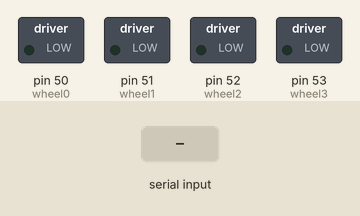
A sketch run on a simulated Arduino Mega 2560, built with avr-gcc and run on an emulated ATmega2560. On the bench: switched loads named in the sketch (green lamp = pin HIGH). The inputs (shaded band) are chosen by the test bench.

Above: at 1.2 s.
1.3 s: "1" received over the second serial link
At 1.8 s:
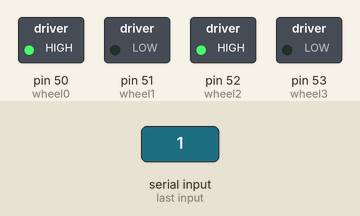
2.9 s: "2" received over the second serial link
At 4.1 s:
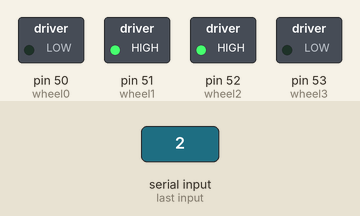
4.4 s: "3" received over the second serial link
At 5.4 s:
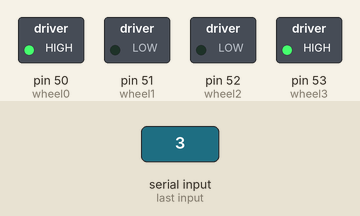
5.9 s: "4" received over the second serial link
At 6.6 s:
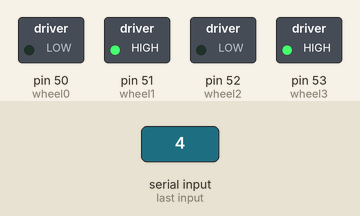
7.4 s: "0" received over the second serial link
At 7.8 s:
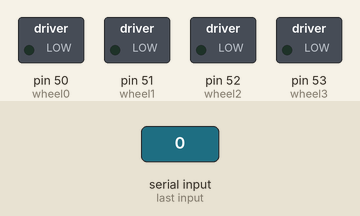
Timing chart, 0 to 9.9 s (numbered marks = the images above; inputs shaded):
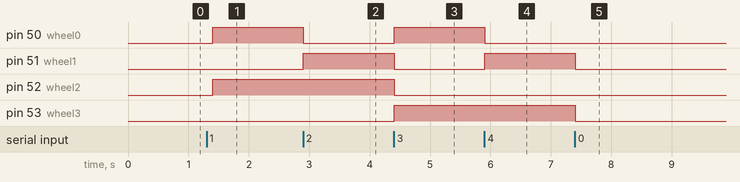

The sketch:

BT_command_drive.ino
```cpp
#define wheel0 50 // Initialize pin 4 to drive a wheel
#define wheel1 51
#define wheel2 52
#define wheel3 53

int state = 0; // To read state of serial data from HC05 module

void stopWheel(){
  digitalWrite(wheel0, LOW); // Turn wheels off
  digitalWrite(wheel1, LOW);
  digitalWrite(wheel2, LOW);
  digitalWrite(wheel3, LOW);
}

void forwardWheel(){
  digitalWrite(wheel0, HIGH); // Turn wheels all on
  digitalWrite(wheel1, LOW);
  digitalWrite(wheel2, HIGH);
  digitalWrite(wheel3, LOW);
}

void leftTurnWheel(){
  digitalWrite(wheel0, LOW); // Turn left wheels back, right wheels forward
  digitalWrite(wheel1, HIGH);
  digitalWrite(wheel2, HIGH);
  digitalWrite(wheel3, LOW);
}

void rightTurnWheel(){
  digitalWrite(wheel0, HIGH); // Turn left wheels forward, right wheeels back
  digitalWrite(wheel1, LOW);
  digitalWrite(wheel2, LOW);
  digitalWrite(wheel3, HIGH);
}

void oopsiesWheel() {
  digitalWrite(wheel0, LOW); // backwards
  digitalWrite(wheel1, HIGH);
  digitalWrite(wheel2, LOW);
  digitalWrite(wheel3, HIGH);
}

void checkStateWheel(int instr){
  if (instr == '0') {
    stopWheel();
    Serial1.println("STOP");
  }
  else if (instr == '1') {
    forwardWheel();
    Serial1.println("Forward ");
  }
  else if (instr == '2') {
    leftTurnWheel();
    Serial1.println("Left");
  }
  else if (instr == '3') {
    rightTurnWheel();
    Serial1.println("Right Turn");
  }
  else if (instr == '4') {
    oopsiesWheel();
    Serial1.println("backward");
  }
  instr = 0;
}

void setup() {
  pinMode(wheel0, OUTPUT);//Define wheel as output
  pinMode(wheel1, OUTPUT);//Define  as output
  pinMode(wheel2, OUTPUT);//Define  as output
  pinMode(wheel3, OUTPUT);//Define  as output
  digitalWrite(wheel0, LOW);
  digitalWrite(wheel1, LOW);
  digitalWrite(wheel2, LOW);
  digitalWrite(wheel3, LOW);
  Serial1.begin(9600); // Default communication rate of the Bluetooth module
}


void loop() {
  if (Serial1.available() > 0) { // Checks whether data is coming from the serial port
    state = Serial1.read(); // Reads the data from the serial port
  }

  checkStateWheel(state); //determine if wheels need spin
 delay(100);
}
```

Measured:
- after the input at 1.3 s, pin 50 (wheel0), pin 52 (wheel2): LOW → HIGH after 0.10 s
- after the input at 2.9 s, pin 50 (wheel0): HIGH → LOW at once; pin 51 (wheel1): LOW → HIGH at once
- after the input at 4.4 s, pin 50 (wheel0), pin 53 (wheel3): LOW → HIGH at once; pin 51 (wheel1), pin 52 (wheel2): HIGH → LOW at once
- after the input at 5.9 s, pin 50 (wheel0): HIGH → LOW at once; pin 51 (wheel1): LOW → HIGH at once
- after the input at 7.4 s, pin 51 (wheel1), pin 53 (wheel3): HIGH → LOW at once
